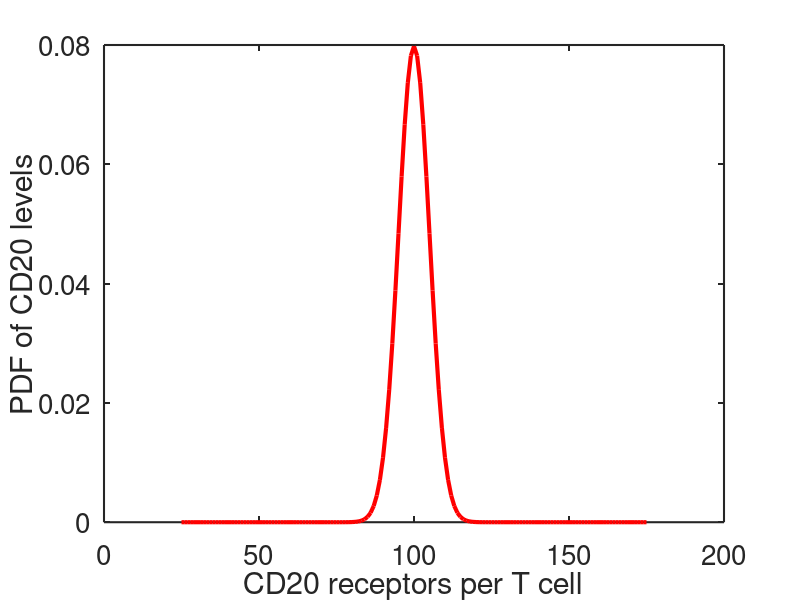
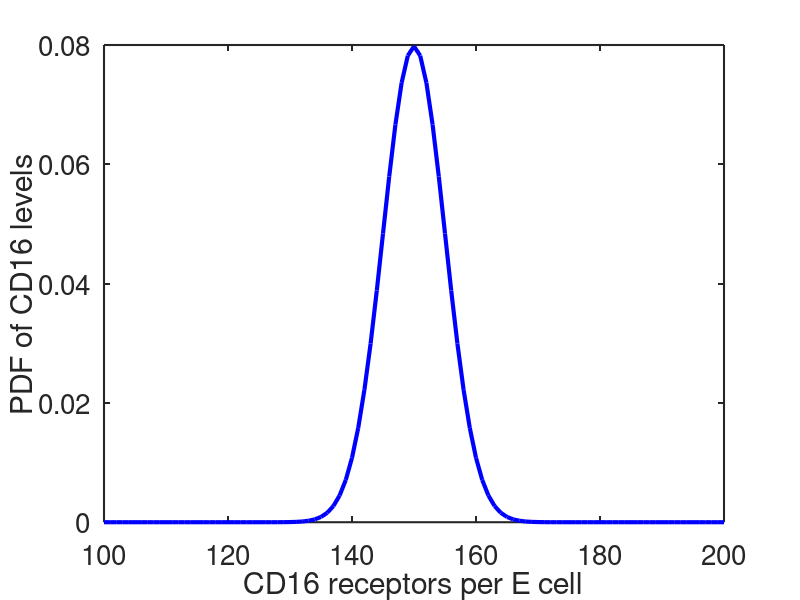

Write the MATLAB code that produced these figures, in order. (Note: this script raises an error after producing the figures.)
%Out:[Tmat, Emat,CD20samps, CD16samps, CPXvec, LDHvec, perfvec]
%In: (CD20dist0, CD16dist0,tvec, T0, E0,adcxpars,CPXpars)
% Initialize some fake values for your function inputs
close all; clear all; clc;

CD20dist0 = makedist('Normal','mu',100,'sigma',5); % estimate 100 receptors per T 
CD16dist0 = makedist('Normal', 'mu',150', 'sigma', 5); % estimate 150 receptors per E 
% From your data you will have x as values, y as frequencies
valuesCD20 = 25:1:175;
valuesCD16 = 100:1:200;
pdCD20 = pdf(CD20dist0, valuesCD20);
pdCD16 = pdf(CD16dist0, valuesCD16);

% Check that data is truly normalized pdf
if sum(pdCD20)~=1
    pdCD20 = pdCD20./sum(pdCD20);
end
if sum(pdCD16)~=1
    pdCD16 = pdCD16./sum(pdCD16);
end


tvec = 0:1:100; % simulate 100 hours

T0 = 1e6; 
E0 = 0.5e6;
%ADXCpars
g=0.01;
r=5;
kexp =1;
adcxpars = [g, r, kexp];

%CPXpars
R = 0.1;
kd20=1;
kd16=1;
CPXpars = [R, kd20, kd16];


%% Visualize your initial CD20 and CD16 distributions
figure;
plot(valuesCD20, pdCD20, 'r', 'LineWidth',3)
set(gca,'FontSize',20,'LineWidth',1.5)
xlabel('CD20 receptors per T cell')
ylabel('PDF of CD20 levels')

figure;
plot(valuesCD16, pdCD16, 'b','LineWidth',3)
set(gca,'FontSize',20,'LineWidth',1.5)
xlabel('CD16 receptors per E cell')
ylabel('PDF of CD16 levels')
%% Sample from your distribution

nsamps = 1000;
[CD16samps]= randsmpl(pdCD16, nsamps, valuesCD16);
[CD20samps] = randsmpl(pdCD20, nsamps, valuesCD20);

%% Check that your sampled distributions match your simulated data
figure;
histogram(CD16samps, 'Normalization', 'probability')
hold on
plot(valuesCD16, pdCD16, 'r', 'LineWidth',3)
set(gca,'FontSize',20,'LineWidth',1.5)
legend('Normalized sampled data', 'simulated data pdf')
legend boxoff
xlabel('CD16 receptors per E cell')
ylabel('Number of E cells (E or E*)')
title('Sample from literature CD16 histogram')

figure;
histogram(CD20samps, 'Normalization', 'probability')
hold on
plot(valuesCD20, pdCD20, 'b','LineWidth',3)
legend('Normalized sampled data', 'simulated data pdf')
legend boxoff
set(gca,'FontSize',20,'LineWidth',1.5)
xlabel('CD20 receptors per T cell')
ylabel('Number of T cells')
title('Sample from literature CD20 histogram')
%% Run the loop that iterates through the CD16 and CD20 samples and runs
% the forward adcx and reaction_ss model

for i = 1:nsamps
    % generate one column of your sampled data by calling the adcx model
    % which calles the reaction_ss function
    [Ti, Ei, Estari, LDHi, perfi, CPXi] = adcx(tvec, T0,E0, adcxpars,...
        CD20samps(i), CD16samps(i),CPXpars);
    Tmat(:,i) = Ti;
    Emat(:,i) = Estari;
    LDHmat(:,i) = LDHi;
    perfmat(:,i) =perfi;
    delCD16(i,1) = CPXi;
    
end
% For a given CD16, CD20 distribution, here are the expected LDH and perf
% trajectories over time
LDHvec = sum(LDHmat,2);
perfvec = sum(perfmat,2);



